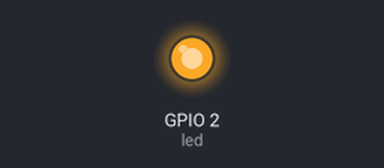
A program run on a simulated ESP8266 board running MicroPython. Parts: output pins drawn as LEDs (lit = HIGH, except the on-board LED, lit = LOW).

Above: at 0.05 s.
At 0.8 s:
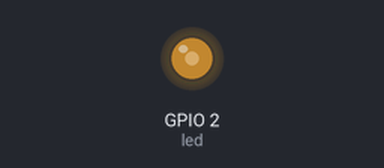
At 1.3 s:
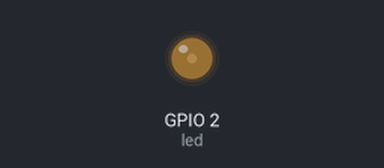
At 2.6 s:
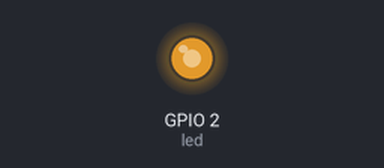
Timing chart, 0 to 6.9 s (numbered marks = the images above):
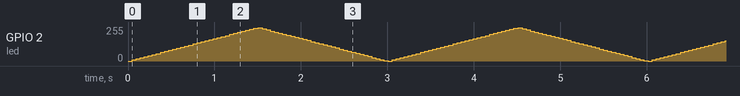

The program:

pwm.py
```python
from machine import Pin, PWM, Timer
import mini


led = Pin(mini.D4, Pin.OUT)
pwm = PWM(led, 1000)  # 指定頻率為1000
# pwm.freq(10)  # 調低工作頻率(1~1000)，越低LED越閃爍
# pwm.duty(900)  # 提高工作週期佔比(0~1023)，越低LED越亮
# pwm

step = 32  # 亮度階段值
_duty = 0  # pwm工作週期值
ms = round(1500 / step)  # 1.5秒內的定時觸發尖閣時間，四捨五入


def breath(t):  # 呼吸燈
    global _duty, step
    _duty += step  # 改變工作週期

    if _duty > 1000:
        _duty = 1000
        step *= -1  # 反轉亮度

    if _duty < 0:
        _duty = 0
        step *= -1  # 反轉亮度

    pwm.duty(_duty)  # 調整工作週期佔比(0~1023)，越低LED越亮


tim = Timer(-1)  # ESP8266 計時器編號為-1
tim.init(period=ms, mode=Timer.PERIODIC, callback=breath)

try:
    while True:
        pass
except:
    tim.deinit()
    pwm.deinit()    # 關閉PWM功能
    led.value(0)
    print('stopped!')
```

mini.py
```python
D0 = const(16)
D1 = const(5)
D2 = const(4)
D3 = const(0)
D4 = const(2)
D5 = const(14)
D6 = const(12)
D7 = const(13)
D8 = const(15)
RX = const(3)
TX = const(1)
```
